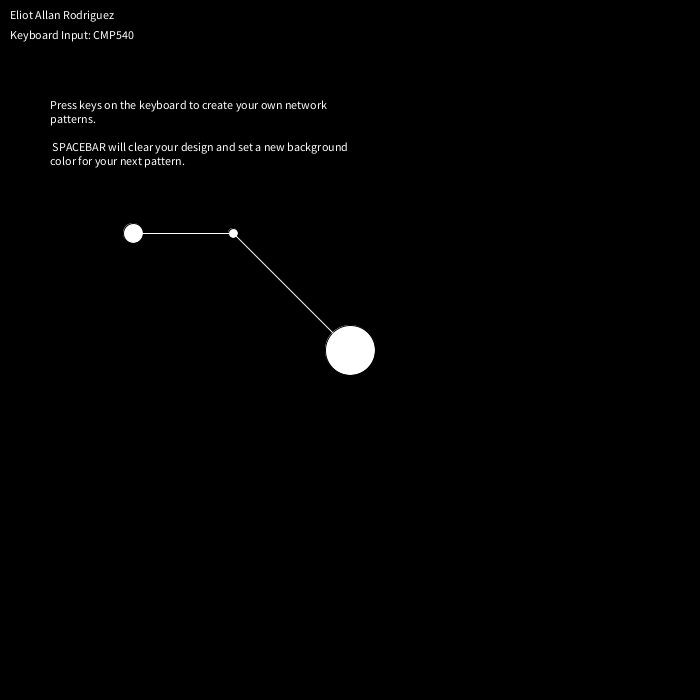
Frame 1 (no input)
Frame 60 (the mouse pressed at the canvas centre just before this capture): identical to frame 1, image omitted
Frame 120 (the mouse held since frame 60 and released just before this capture): identical to frame 1, image omitted

The Processing sketch that drew this single still picture (run headless with seeded random() and noise(); from frame 60 on, the mouse is pressed at the canvas centre):

// Processing sketch: Eliot_keyboardInput
// ── Eliot_keyboardInput.pde
//Eliot Allan Rodriguez
//Keyboard Input Sketch: CMP540

/* Press keys on the keyboard to create your own network patterns
   SPACEBAR will clear your design and set a new background color for your next pattern */



float keyTouch = 0;
float circleSize;
float circleWidth;
float circleHeight;
float pastW;
float pastH;
float strokeR = 0;
float strokeG = 0;
float strokeB = 0;
float strokeFadeR;
float strokeFadeG;
float strokeFadeB;
boolean spaceBarPressed = false;
String titleIt = "Keyboard Input: CMP540";
String author = "Eliot Allan Rodriguez";
String instruction = "Press keys on the keyboard to create your own network patterns. \n \n SPACEBAR will clear your design and set a new background color for your next pattern.";

void setup()
{
    size(700, 700);
    background(0);
       smooth();
    //Draw this static intro slide to be deleted upon first key press
    text(author, 10, 10, 200, 15);  
    text(titleIt, 10, 30, 200, 15);  
    text(instruction, 50, 100, 300, 300);  
    
    
    
    ellipse(height/2, width/2, 50, 50);
    ellipse(width/3,height/3, 10, 10);
    ellipse((width/3) - 100, (height/3), 20, 20);
    stroke(255);
    line(height/2, width/2, width/3,height/3);
    line(height/3, width/3, width/3 - 100,height/3);
}


void draw()
{
  
      // Setup stroke color fade always to white
      strokeFadeR = map(keyTouch, 0, 100, strokeR, 255);
      strokeFadeG = map(keyTouch, 0, 100, strokeG, 255);
      strokeFadeB = map(keyTouch, 0, 100, strokeB, 255);
  
   if(spaceBarPressed)
    {
      //Pick a new Destination color for stroke fade to begin from & new background color
      strokeR = random(255);
      strokeG = random(255);
      strokeB = random(255);
      

      background(strokeR, strokeG, strokeB);
      spaceBarPressed = false; 
      keyTouch = 2; //reset so that next drawing without text is ready
    }

    else
    {
      if(keyTouch == 1.0)
      //First keypress erase the background and draw a circle by advancing keyTouch to 2
      {
       background(0);
       keyTouch = 2;
      }
      
      if(keyTouch > 2)
      {
          // draw new line and circle position
      stroke(strokeFadeR, strokeFadeG, strokeFadeB);
      line(circleWidth, circleHeight, pastW, pastH);
      }
      noStroke();
      ellipse(circleWidth, circleHeight, circleSize, circleSize);
    } 
}


void keyPressed()
{
  // set past circle location values
      pastW = circleWidth;
      pastH = circleHeight;
  
      
      circleSize = random(6, 30);
      circleWidth = random(width);
      circleHeight = random(height);
      keyTouch = keyTouch + 1; // keep count
      
    if( key == ' ')
    //if spacebar is pressed set value to true to erase screen and begin with new background color
    {
     spaceBarPressed = true;
    }
  
     // println("previous w = " + pastW + "previous H = " + pastH + "circleW = " + circleWidth + "circleH = " + circleHeight);
}
